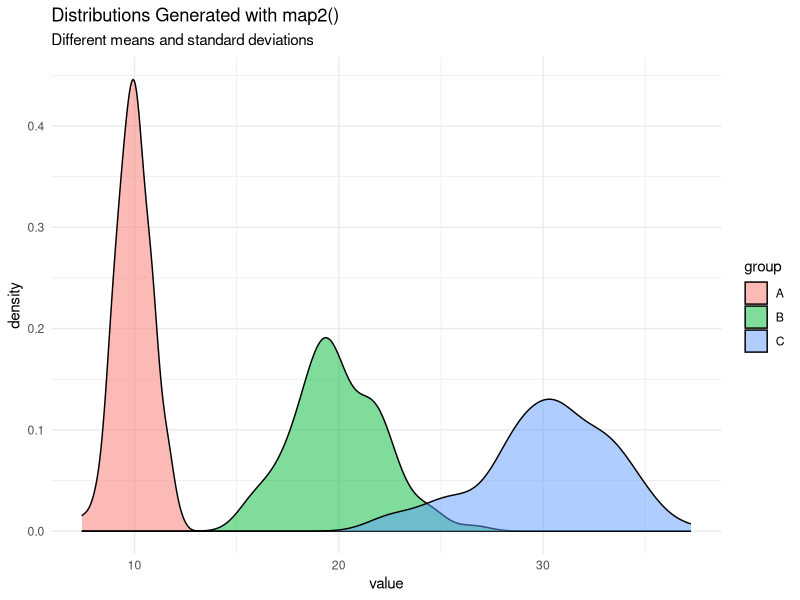
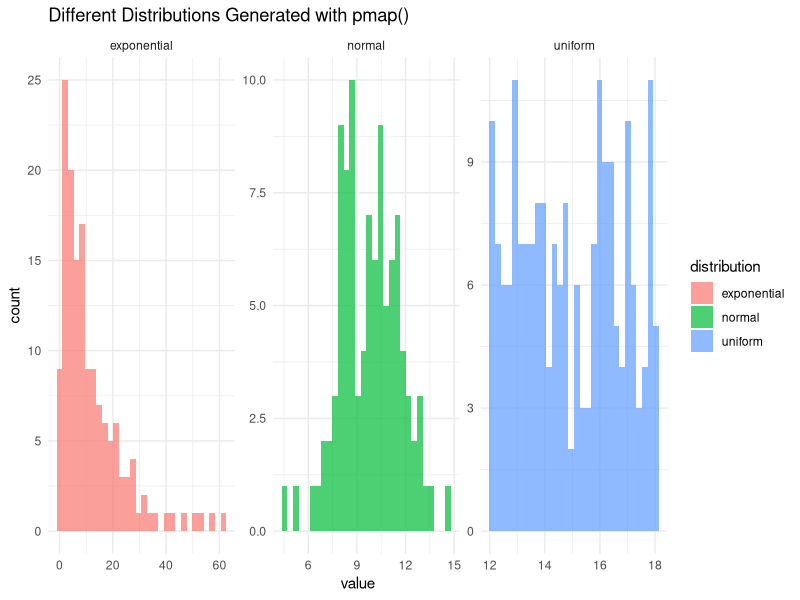
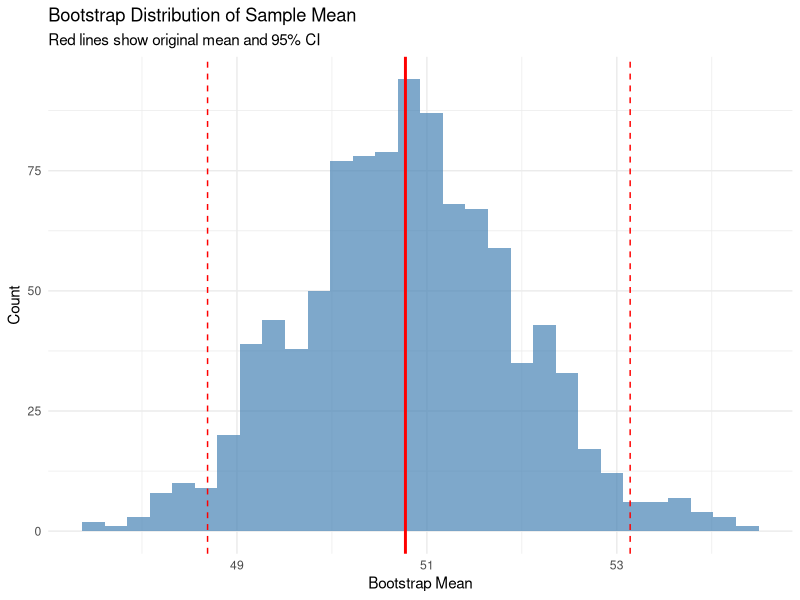
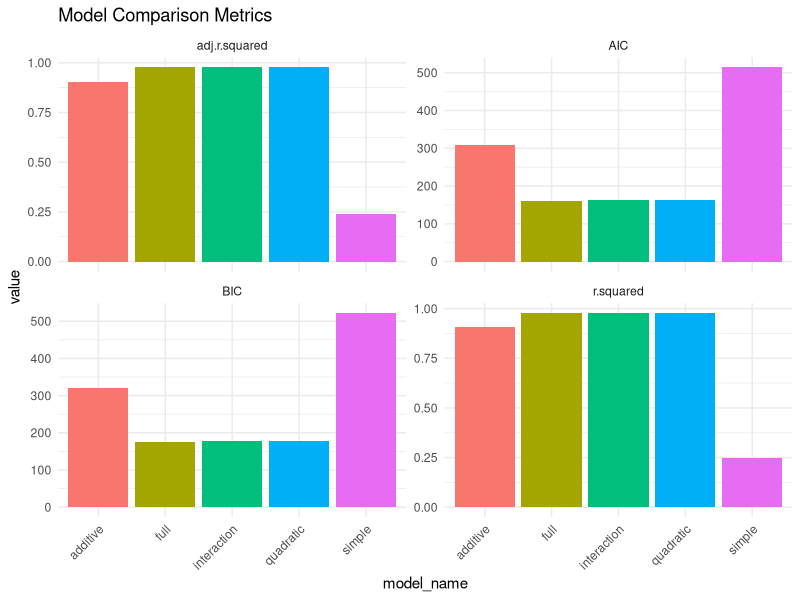
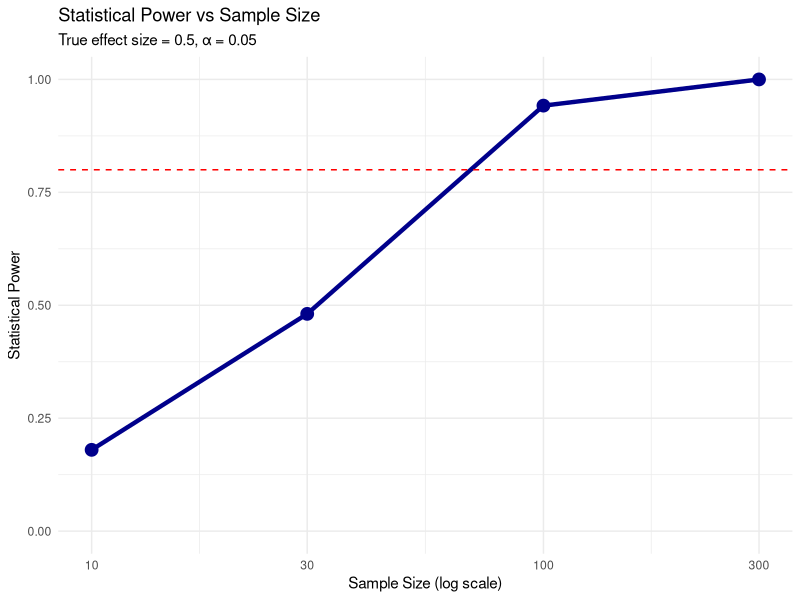
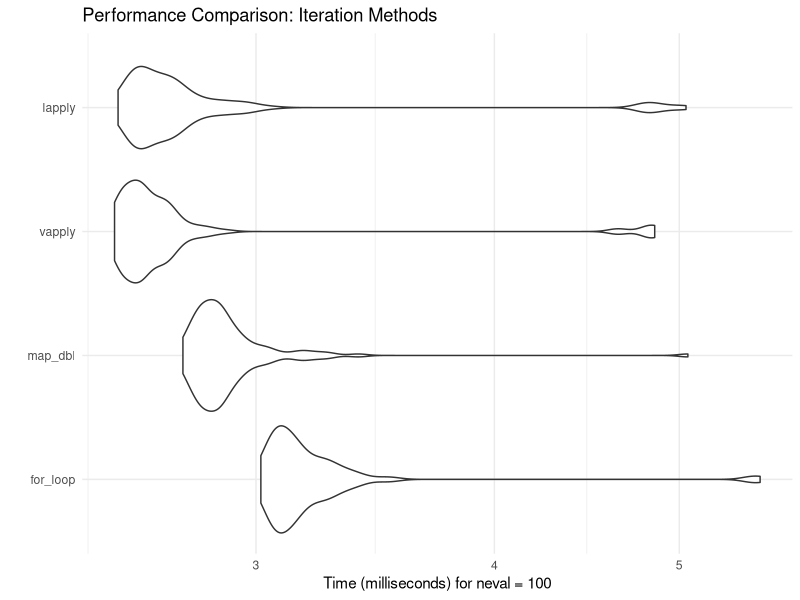

Reproduce these figures in R, in order. (Note: this script raises an error after producing the figures.)
## ---- chunk 1
#| message: true
library(tidyverse)
library(purrr)
library(broom)

# Set seed for reproducibility
set.seed(123)

# Traditional approach with loops
data_list <- list(
  group_a = rnorm(100, mean = 10, sd = 2),
  group_b = rnorm(100, mean = 15, sd = 3),
  group_c = rnorm(100, mean = 12, sd = 2.5)
)

# Calculate mean with a for loop (the old way)
means_loop <- numeric(length(data_list))
names(means_loop) <- names(data_list)

for (i in seq_along(data_list)) {
  means_loop[i] <- mean(data_list[[i]])
}

print("Means calculated with loop:")
print(means_loop)

# The functional approach with map
means_map <- map_dbl(data_list, mean)

print("Means calculated with map:")
print(means_map)

# Are they the same?
identical(means_loop, means_map)
## ---- chunk 2
# Apply a function to each element
numbers <- list(
  small = 1:5,
  medium = 10:15,
  large = 100:105
)

# Calculate summary statistics for each group
summaries <- map(numbers, summary)
print(summaries)

# The beauty of map: it preserves names and structure
str(summaries)
## ---- chunk 3
# map_dbl returns a numeric vector
means <- map_dbl(numbers, mean)
print(means)

# map_chr returns a character vector
descriptions <- map_chr(numbers, ~ paste("Range:", min(.), "-", max(.)))
print(descriptions)

# map_lgl returns a logical vector
has_even_length <- map_lgl(numbers, ~ length(.) %% 2 == 0)
print(has_even_length)

# map_int returns an integer vector
lengths <- map_int(numbers, length)
print(lengths)

# Demonstrate type safety
# This would error: map_dbl(numbers, class)
# Because class returns a character, not a double
## ---- chunk 4
# Sample data
values <- list(
  a = 1:10,
  b = 11:20,
  c = 21:30
)

# Method 1: Named function
result1 <- map_dbl(values, mean)

# Method 2: Anonymous function (traditional)
result2 <- map_dbl(values, function(x) mean(x))

# Method 3: Formula notation (purrr style)
result3 <- map_dbl(values, ~ mean(.))

# Method 4: Even more concise for simple extractions
# Extract the 3rd element from each vector
third_elements <- map_dbl(values, 3)  # Same as ~ .[[3]]

print("All methods produce the same result:")
print(all(result1 == result2, result2 == result3))
print("Third elements:")
print(third_elements)

# More complex anonymous functions
custom_summary <- map(values, ~ {
  tibble(
    min = min(.),
    median = median(.),
    max = max(.),
    range = max(.) - min(.),
    cv = sd(.) / mean(.)  # Coefficient of variation
  )
})

# Combine into a single data frame
bind_rows(custom_summary, .id = "group")
## ---- chunk 5
# Create a nested data frame
nested_data <- tibble(
  group = c("A", "B", "C"),
  n = c(50, 75, 100)
) %>%
  mutate(
    # Generate data for each group
    data = map2(n, group, ~ {
      tibble(
        value = rnorm(.x, mean = match(.y, LETTERS) * 10, sd = 2),
        category = sample(c("Type1", "Type2"), .x, replace = TRUE)
      )
    })
  )

print("Nested data structure:")
print(nested_data)

# Work with nested data
analysis_results <- nested_data %>%
  mutate(
    # Calculate statistics for each nested data frame
    n_obs = map_int(data, nrow),
    mean_value = map_dbl(data, ~ mean(.$value)),
    sd_value = map_dbl(data, ~ sd(.$value)),
    
    # Fit models to each group
    model = map(data, ~ lm(value ~ category, data = .)),
    
    # Extract model information
    model_summary = map(model, broom::glance),
    coefficients = map(model, broom::tidy)
  )

# View the results
analysis_results %>%
  select(group, n_obs, mean_value, sd_value)

# Unnest model summaries
analysis_results %>%
  select(group, model_summary) %>%
  unnest(model_summary) %>%
  select(group, r.squared, p.value, AIC, BIC)
## ---- chunk 6
# Two vectors to iterate over
means <- c(10, 20, 30)
sds <- c(1, 2, 3)
sample_sizes <- c(100, 200, 300)

# Generate samples with different parameters
samples <- map2(means, sds, ~ rnorm(100, mean = .x, sd = .y))

# Visualize
samples_df <- tibble(
  group = rep(c("A", "B", "C"), each = 100),
  value = unlist(samples)
)

ggplot(samples_df, aes(x = value, fill = group)) +
  geom_density(alpha = 0.5) +
  labs(
    title = "Distributions Generated with map2()",
    subtitle = "Different means and standard deviations"
  ) +
  theme_minimal()

# More complex map2 example
x_values <- list(1:5, 6:10, 11:15)
y_values <- list(2:6, 7:11, 12:16)

# Calculate correlations between paired lists
correlations <- map2_dbl(x_values, y_values, cor)
print(paste("Correlations:", paste(correlations, collapse = ", ")))
## ---- chunk 7
# Multiple parameters for simulation
params <- tibble(
  n = c(100, 200, 150),
  mean = c(10, 15, 12),
  sd = c(2, 3, 2.5),
  distribution = c("normal", "uniform", "exponential")
)

# Generate samples based on parameters
simulated_data <- pmap(params, function(n, mean, sd, distribution) {
  switch(distribution,
    normal = rnorm(n, mean, sd),
    uniform = runif(n, mean - sd, mean + sd),
    exponential = rexp(n, rate = 1/mean)
  )
})

# Add to our data frame - simulated_data is already a list
params_with_data <- bind_cols(
  params,
  tibble(
    data = simulated_data,
    actual_mean = map_dbl(simulated_data, mean),
    actual_sd = map_dbl(simulated_data, sd)
  )
)

params_with_data %>%
  select(-data)

# Visualize all distributions
params_with_data %>%
  mutate(plot_data = map2(data, distribution, ~ {
    tibble(value = .x, dist_type = .y)
  })) %>%
  select(distribution, plot_data) %>%
  unnest(plot_data) %>%
  ggplot(aes(x = value, fill = distribution)) +
  geom_histogram(bins = 30, alpha = 0.7) +
  facet_wrap(~distribution, scales = "free") +
  theme_minimal() +
  labs(title = "Different Distributions Generated with pmap()")
## ---- chunk 8
# Create data with potential problems
messy_list <- list(
  good = 1:10,
  bad = c(1, 2, "three", 4),  # Contains a string
  empty = numeric(0),
  null = NULL,
  also_good = 11:20
)

# This would fail:
# map_dbl(messy_list, mean)

# Use safely to capture errors
safe_mean <- safely(mean)
results <- map(messy_list, safe_mean)

# Examine structure
str(results[[1]])  # Good result
str(results[[2]])  # Error result

# Extract results and errors
extracted_results <- tibble(
  name = names(messy_list),
  result = map(results, "result"),
  error = map(results, "error")
) %>%
  mutate(
    has_error = map_lgl(error, ~ !is.null(.)),
    error_message = map_chr(error, ~ ifelse(is.null(.), "No error", as.character(.)))
  )

extracted_results %>%
  select(name, has_error, error_message)
## ---- chunk 9
# possibly() is simpler when you just want a default
possible_mean <- possibly(mean, otherwise = NA_real_)

# Apply to messy list
means_with_default <- map_dbl(messy_list, possible_mean)
print(means_with_default)

# More complex example with custom function
calculate_cv <- function(x) {
  if (length(x) < 2) stop("Need at least 2 values")
  sd(x) / mean(x)
}

safe_cv <- possibly(calculate_cv, otherwise = NA_real_)

# Test data with edge cases
test_data <- list(
  normal = rnorm(100, 10, 2),
  single = 5,
  empty = numeric(0),
  zeros = rep(0, 10),
  negative = c(-1, -2, -3)
)

cv_results <- map_dbl(test_data, safe_cv)
print(cv_results)
## ---- chunk 10
# Function that produces warnings
noisy_function <- function(x) {
  if (any(x < 0)) warning("Negative values detected")
  if (length(x) > 100) message("Large dataset")
  mean(x)
}

# Capture all output
quiet_function <- quietly(noisy_function)

# Test with various inputs
test_inputs <- list(
  clean = 1:10,
  negative = c(-5, 0, 5),
  large = 1:150
)

quiet_results <- map(test_inputs, quiet_function)

# Extract components
output_summary <- tibble(
  name = names(test_inputs),
  result = map_dbl(quiet_results, "result"),
  warnings = map(quiet_results, "warnings"),
  messages = map(quiet_results, "messages")
) %>%
  mutate(
    has_warnings = map_lgl(warnings, ~ length(.) > 0),
    has_messages = map_lgl(messages, ~ length(.) > 0)
  )

output_summary %>%
  select(name, result, has_warnings, has_messages)
## ---- chunk 11
# Create a function factory for power functions
make_power <- function(n) {
  function(x) x^n
}

# Create specific power functions
square <- make_power(2)
cube <- make_power(3)

# Use them
print(square(5))
print(cube(3))

# Apply to data
values <- 1:5
powers <- 2:4

# Create multiple power functions
power_functions <- map(powers, make_power)

# Apply each to our values
power_results <- map(power_functions, ~ .(values))
names(power_results) <- paste0("power_", powers)

# Convert to data frame
as_tibble(power_results) %>%
  mutate(original = values)
## ---- chunk 12
# Create a data processing pipeline
process_data <- compose(
  ~ mutate(., z_score = (value - mean(value)) / sd(value)),
  ~ filter(., !is.na(value)),
  ~ select(., -unwanted_column),
  .dir = "forward"  # Apply left to right
)

# Test data
test_df <- tibble(
  value = c(1, 2, NA, 4, 5, 100),
  unwanted_column = "remove me"
)

# This won't work directly with compose, so let's do it manually
pipeline <- . %>%
  select(-unwanted_column) %>%
  filter(!is.na(value)) %>%
  mutate(z_score = (value - mean(value)) / sd(value))

result <- test_df %>% pipeline
print(result)

# More practical: Create reusable statistical transformations
standardize <- function(x) (x - mean(x, na.rm = TRUE)) / sd(x, na.rm = TRUE)
winsorize <- function(x, probs = c(0.05, 0.95)) {
  limits <- quantile(x, probs, na.rm = TRUE)
  x[x < limits[1]] <- limits[1]
  x[x > limits[2]] <- limits[2]
  x
}

# Apply transformations to multiple columns
data_to_transform <- tibble(
  a = rnorm(100, 10, 5),
  b = rexp(100, 0.1),
  c = runif(100, 0, 100)
)

transformed_data <- data_to_transform %>%
  mutate(across(everything(), list(
    standardized = standardize,
    winsorized = winsorize
  )))

glimpse(transformed_data)
## ---- chunk 13
# reduce() combines all elements into one
numbers_list <- list(
  c(1, 2, 3),
  c(4, 5, 6),
  c(7, 8, 9)
)

# Sum all vectors element-wise
total <- reduce(numbers_list, `+`)
print(total)

# Find intersection of multiple sets
sets <- list(
  set1 = c("a", "b", "c", "d"),
  set2 = c("b", "c", "d", "e"),
  set3 = c("c", "d", "e", "f")
)

common_elements <- reduce(sets, intersect)
print(paste("Common elements:", paste(common_elements, collapse = ", ")))

# accumulate() keeps intermediate results
cumulative_sums <- accumulate(1:5, `+`)
print(cumulative_sums)

# More complex: Merge multiple data frames
df_list <- list(
  tibble(id = 1:3, a = letters[1:3]),
  tibble(id = 2:4, b = letters[2:4]),
  tibble(id = 3:5, c = letters[3:5])
)

merged_df <- reduce(df_list, full_join, by = "id")
print(merged_df)
## ---- chunk 14
# Original data
original_data <- rnorm(100, mean = 50, sd = 10)

# Bootstrap function
bootstrap_mean <- function(data, n_boot = 1000) {
  # Generate bootstrap samples
  boot_samples <- map_dbl(1:n_boot, ~ {
    sample(data, replace = TRUE) %>% mean()
  })
  
  # Calculate confidence interval
  ci <- quantile(boot_samples, c(0.025, 0.975))
  
  tibble(
    mean = mean(data),
    boot_mean = mean(boot_samples),
    boot_sd = sd(boot_samples),
    ci_lower = ci[1],
    ci_upper = ci[2]
  )
}

# Apply bootstrap
boot_result <- bootstrap_mean(original_data)
print(boot_result)

# Visualize bootstrap distribution
boot_samples <- map_dbl(1:1000, ~ mean(sample(original_data, replace = TRUE)))

ggplot(tibble(x = boot_samples), aes(x = x)) +
  geom_histogram(bins = 30, fill = "steelblue", alpha = 0.7) +
  geom_vline(xintercept = mean(original_data), color = "red", linewidth = 1) +
  geom_vline(xintercept = boot_result$ci_lower, color = "red", linetype = "dashed") +
  geom_vline(xintercept = boot_result$ci_upper, color = "red", linetype = "dashed") +
  labs(
    title = "Bootstrap Distribution of Sample Mean",
    subtitle = "Red lines show original mean and 95% CI",
    x = "Bootstrap Mean",
    y = "Count"
  ) +
  theme_minimal()
## ---- chunk 15
# Generate sample data
set.seed(123)
model_data <- tibble(
  x1 = rnorm(100),
  x2 = rnorm(100),
  x3 = rnorm(100),
  y = 2 * x1 + 3 * x2 - x3 + rnorm(100, sd = 0.5)
)

# Define model formulas
formulas <- list(
  simple = y ~ x1,
  additive = y ~ x1 + x2,
  full = y ~ x1 + x2 + x3,
  interaction = y ~ x1 * x2 + x3,
  quadratic = y ~ poly(x1, 2) + x2 + x3
)

# Fit all models
models <- map(formulas, ~ lm(., data = model_data))

# Extract model metrics
model_comparison <- tibble(
  model_name = names(formulas),
  formula = map_chr(formulas, deparse),
  model = models
) %>%
  mutate(
    glance = map(model, broom::glance),
    tidy = map(model, broom::tidy),
    augment = map(model, broom::augment)
  ) %>%
  unnest(glance) %>%
  select(model_name, formula, r.squared, adj.r.squared, AIC, BIC) %>%
  arrange(desc(adj.r.squared))

print(model_comparison)

# Visualize model performance
model_comparison %>%
  pivot_longer(cols = c(r.squared, adj.r.squared, AIC, BIC),
               names_to = "metric", values_to = "value") %>%
  ggplot(aes(x = model_name, y = value, fill = model_name)) +
  geom_col() +
  facet_wrap(~metric, scales = "free_y") +
  theme_minimal() +
  theme(axis.text.x = element_text(angle = 45, hjust = 1)) +
  labs(title = "Model Comparison Metrics") +
  guides(fill = "none")
## ---- chunk 16
# Simulation parameters
n_simulations <- 1000
sample_sizes <- c(10, 30, 100, 300)

# Function to simulate one t-test
simulate_t_test <- function(n, true_diff = 0.5) {
  group1 <- rnorm(n, mean = 0, sd = 1)
  group2 <- rnorm(n, mean = true_diff, sd = 1)
  
  test_result <- t.test(group1, group2)
  
  tibble(
    p_value = test_result$p.value,
    significant = test_result$p.value < 0.05,
    estimate = test_result$estimate[1] - test_result$estimate[2],
    ci_lower = test_result$conf.int[1],
    ci_upper = test_result$conf.int[2]
  )
}

# Run simulation for different sample sizes
simulation_results <- map_df(sample_sizes, function(n) {
  map_df(1:n_simulations, ~ simulate_t_test(n), .id = "sim") %>%
    mutate(sample_size = n)
})

# Calculate power for each sample size
power_analysis <- simulation_results %>%
  group_by(sample_size) %>%
  summarise(
    power = mean(significant),
    mean_estimate = mean(estimate),
    sd_estimate = sd(estimate),
    coverage = mean(ci_lower < -0.5 & ci_upper > -0.5),
    .groups = "drop"
  )

print(power_analysis)

# Visualize power curve
ggplot(power_analysis, aes(x = sample_size, y = power)) +
  geom_line(linewidth = 1.5, color = "darkblue") +
  geom_point(size = 4, color = "darkblue") +
  geom_hline(yintercept = 0.8, linetype = "dashed", color = "red") +
  scale_x_log10() +
  scale_y_continuous(limits = c(0, 1)) +
  labs(
    title = "Statistical Power vs Sample Size",
    subtitle = "True effect size = 0.5, α = 0.05",
    x = "Sample Size (log scale)",
    y = "Statistical Power"
  ) +
  theme_minimal()
## ---- chunk 17
# Create test data
test_list <- map(1:1000, ~ rnorm(100))

# Benchmark different approaches
library(microbenchmark)

benchmark_results <- microbenchmark(
  for_loop = {
    results <- numeric(length(test_list))
    for (i in seq_along(test_list)) {
      results[i] <- mean(test_list[[i]])
    }
  },
  
  map_dbl = map_dbl(test_list, mean),
  
  vapply = vapply(test_list, mean, numeric(1)),
  
  lapply = unlist(lapply(test_list, mean)),
  
  times = 100
)

print(benchmark_results)

# Visualize results
autoplot(benchmark_results) +
  labs(title = "Performance Comparison: Iteration Methods") +
  theme_minimal()
## ---- chunk 18
# Note: furrr requires the future package
library(furrr)
library(future)

# Set up parallel processing
plan(multisession, workers = 2)  # Use 2 cores

# Large simulation
large_simulation <- function(n = 10000) {
  # Simulate expensive computation
  data <- rnorm(n)
  tibble(
    mean = mean(data),
    sd = sd(data),
    median = median(data),
    mad = mad(data)
  )
}

# Sequential processing
system.time({
  sequential_results <- map_df(1:100, ~ large_simulation())
})

# Parallel processing
system.time({
  parallel_results <- furrr::future_map_dfr(1:100, ~ large_simulation())
})

# Reset to sequential processing
plan(sequential)

print("Results are identical:")
print(identical(sequential_results, parallel_results))
## ---- chunk 19
# Your solution
# Create nested data
sales_data <- tibble(
  region = rep(c("North", "South", "East", "West"), each = 50),
  month = rep(1:12, length.out = 200),
  sales = c(
    rnorm(50, 1000, 200),  # North
    rnorm(50, 1200, 250),  # South
    rnorm(50, 900, 150),   # East
    rnorm(50, 1100, 300)   # West
  )
)

# Nest and analyze
sales_analysis <- sales_data %>%
  nest(data = c(month, sales)) %>%
  mutate(
    # Calculate statistics
    total_sales = map_dbl(data, ~ sum(.$sales)),
    avg_sales = map_dbl(data, ~ mean(.$sales)),
    cv = map_dbl(data, ~ sd(.$sales) / mean(.$sales)),
    
    # Fit trend model
    model = map(data, ~ lm(sales ~ month, data = .)),
    
    # Extract slope (trend)
    trend = map_dbl(model, ~ coef(.)[2]),
    
    # Model quality
    r_squared = map_dbl(model, ~ summary(.)$r.squared)
  )

sales_analysis %>%
  select(-data, -model) %>%
  arrange(desc(total_sales))
## ---- chunk 20
# Your solution
# Messy data with various problems
messy_data <- list(
  clean = tibble(x = 1:5, y = 2:6),
  missing_col = tibble(x = 1:5),
  wrong_type = tibble(x = letters[1:5], y = 2:6),
  empty = tibble(),
  null = NULL
)

# Create safe cleaning function
safe_clean <- possibly(function(df) {
  df %>%
    mutate(
      z = x + y,
      category = if_else(z > 5, "high", "low")
    )
}, otherwise = tibble(error = "Processing failed"))

# Apply to all data
cleaned_results <- map(messy_data, safe_clean)

# Check which ones succeeded
success_status <- map_lgl(cleaned_results, ~ !("error" %in% names(.)))
names(success_status) <- names(messy_data)
print(success_status)
## ---- chunk 21
# Your solution
# Sample data
sample_data <- rgamma(100, shape = 2, rate = 0.5)

# Bootstrap function for multiple statistics
bootstrap_stats <- function(data, n_boot = 1000, conf_level = 0.95) {
  alpha <- 1 - conf_level
  
  # Generate bootstrap samples
  boot_results <- map_df(1:n_boot, function(i) {
    boot_sample <- sample(data, replace = TRUE)
    tibble(
      mean = mean(boot_sample),
      median = median(boot_sample),
      sd = sd(boot_sample),
      iqr = IQR(boot_sample)
    )
  })
  
  # Calculate confidence intervals
  stats_summary <- boot_results %>%
    pivot_longer(everything(), names_to = "statistic", values_to = "value") %>%
    group_by(statistic) %>%
    summarise(
      estimate = mean(value),
      se = sd(value),
      ci_lower = quantile(value, alpha/2),
      ci_upper = quantile(value, 1 - alpha/2),
      .groups = "drop"
    )
  
  return(stats_summary)
}

# Apply bootstrap
boot_ci <- bootstrap_stats(sample_data)
print(boot_ci)

# Visualize bootstrap distributions
boot_samples <- map_df(1:1000, function(i) {
  boot_sample <- sample(sample_data, replace = TRUE)
  tibble(
    iteration = i,
    mean = mean(boot_sample),
    median = median(boot_sample)
  )
})

boot_samples %>%
  pivot_longer(c(mean, median), names_to = "statistic", values_to = "value") %>%
  ggplot(aes(x = value, fill = statistic)) +
  geom_density(alpha = 0.5) +
  facet_wrap(~statistic, scales = "free") +
  theme_minimal() +
  labs(title = "Bootstrap Distributions")
## ---- chunk 22
# Your solution
# Simulation parameters
effect_sizes <- seq(0, 1, by = 0.1)
n_sims <- 500
sample_size <- 50

# Power simulation function
calculate_power <- function(effect_size, n = sample_size, n_sim = n_sims) {
  p_values <- map_dbl(1:n_sim, function(i) {
    control <- rnorm(n, mean = 0, sd = 1)
    treatment <- rnorm(n, mean = effect_size, sd = 1)
    t.test(treatment, control)$p.value
  })
  
  mean(p_values < 0.05)
}

# Calculate power for each effect size
power_results <- tibble(
  effect_size = effect_sizes,
  power = map_dbl(effect_sizes, calculate_power)
)

# Visualize power curve
ggplot(power_results, aes(x = effect_size, y = power)) +
  geom_line(linewidth = 1.5) +
  geom_point(size = 3) +
  geom_hline(yintercept = 0.8, linetype = "dashed", color = "red") +
  geom_vline(xintercept = 0.5, linetype = "dashed", color = "blue") +
  scale_y_continuous(limits = c(0, 1)) +
  labs(
    title = "Power Analysis: Effect Size vs Statistical Power",
    subtitle = paste("n =", sample_size, "per group, α = 0.05"),
    x = "Effect Size (Cohen's d)",
    y = "Statistical Power"
  ) +
  theme_minimal()
